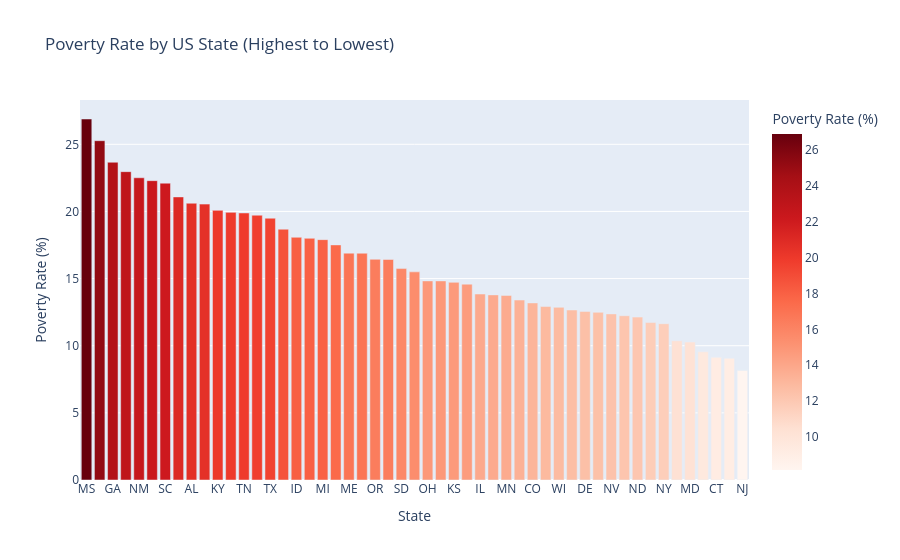

Source (notebook cell):
### Markdown cell above
# Chart the Poverty Rate in each US State

Create a bar chart that ranks the poverty rate from highest to lowest by US state. Which state has the highest poverty rate? Which state has the lowest poverty rate?  Bar Plot

### Code cell
poverty_by_state = df_pct_poverty.groupby('Geographic Area')['poverty_rate'].mean().reset_index()
poverty_by_state = poverty_by_state.sort_values('poverty_rate', ascending=False)

fig = px.bar(
    poverty_by_state,
    x='Geographic Area',
    y='poverty_rate',
    title='Poverty Rate by US State (Highest to Lowest)',
    labels={'Geographic Area': 'State', 'poverty_rate': 'Poverty Rate (%)'},
    color='poverty_rate',
    color_continuous_scale='reds'
)
fig.show()

### Figure 1 — Plotly figure (JSON) as saved in the notebook; plotly's stock layout.template omitted (floating-point values rounded to 4 significant figures)
{"data": [{"hovertemplate": "State=%{x}<br>Poverty Rate (%)=%{marker.color}<extra></extra>", "legendgroup": "", "marker": {"color": [26.88, 25.27, 23.66, 22.96, 22.51, 22.29, 22.11, 21.08, 20.61, 20.55, 20.08, 19.93, 19.89, 19.72, 19.5, 18.68, 18.08, 18.0, 17.9, 17.51, 16.89, 16.89, 16.44, 16.42, 15.75, 15.5, 14.83, 14.83, 14.72, 14.59, 13.85, 13.79, 13.75, 13.4, 13.19, 12.92, 12.86, 12.66, 12.56, 12.49, 12.37, 12.23, 12.13, 11.72, 11.64, 10.37, 10.27, 9.546, 9.137, 9.064, 8.161], "coloraxis": "coloraxis", "pattern": {"shape": ""}}, "name": "", "orientation": "v", "showlegend": false, "textposition": "auto", "type": "bar", "x": ["MS", "AZ", "GA", "AR", "NM", "LA", "SC", "WV", "AL", "OK", "KY", "MO", "TN", "NC", "TX", "AK", "ID", "DC", "MI", "FL", "ME", "CA", "OR", "MT", "SD", "IN", "OH", "WA", "KS", "VA", "IL", "VT", "MN", "HI", "CO", "NE", "WI", "NH", "DE", "PA", "NV", "IA", "ND", "UT", "NY", "RI", "MD", "MA", "CT", "WY", "NJ"], "xaxis": "x", "y": [26.88, 25.27, 23.66, 22.96, 22.51, 22.29, 22.11, 21.08, 20.61, 20.55, 20.08, 19.93, 19.89, 19.72, 19.5, 18.68, 18.08, 18.0, 17.9, 17.51, 16.89, 16.89, 16.44, 16.42, 15.75, 15.5, 14.83, 14.83, 14.72, 14.59, 13.85, 13.79, 13.75, 13.4, 13.19, 12.92, 12.86, 12.66, 12.56, 12.49, 12.37, 12.23, 12.13, 11.72, 11.64, 10.37, 10.27, 9.546, 9.137, 9.064, 8.161], "yaxis": "y"}], "layout": {"barmode": "relative", "coloraxis": {"colorbar": {"title": {"text": "Poverty Rate (%)"}}, "colorscale": [[0, "rgb(255,245,240)"], [0.125, "rgb(254,224,210)"], [0.25, "rgb(252,187,161)"], [0.375, "rgb(252,146,114)"], [0.5, "rgb(251,106,74)"], [0.625, "rgb(239,59,44)"], [0.75, "rgb(203,24,29)"], [0.875, "rgb(165,15,21)"], [1, "rgb(103,0,13)"]]}, "legend": {"tracegroupgap": 0}, "title": {"text": "Poverty Rate by US State (Highest to Lowest)"}, "xaxis": {"anchor": "y", "domain": [0, 1], "title": {"text": "State"}}, "yaxis": {"anchor": "x", "domain": [0, 1], "title": {"text": "Poverty Rate (%)"}}}}
